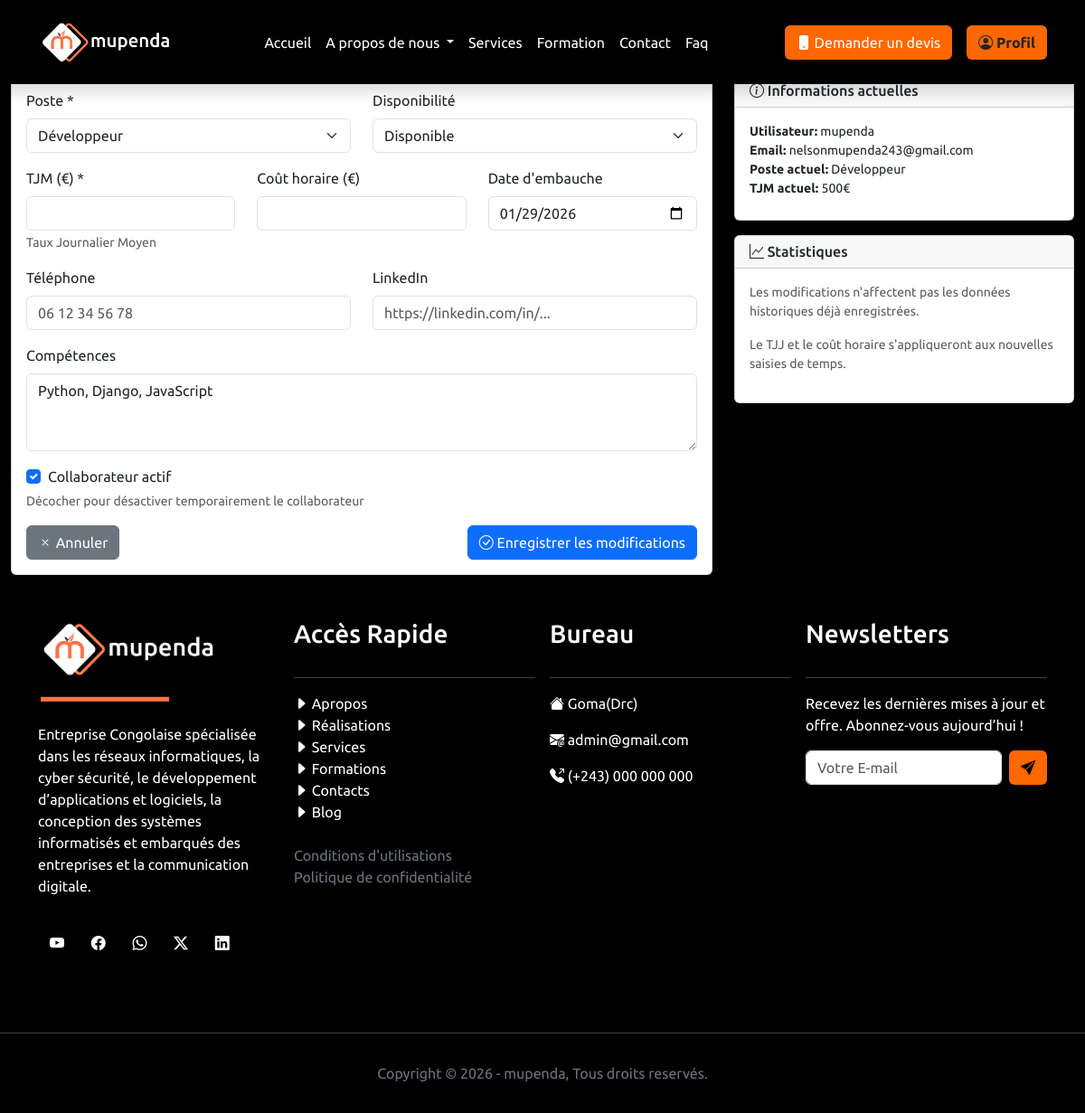
The app's page /administration/collaborateurs/1/modifier/ (signed in) with its own data.
### MupendaApp/models.py (models this page shows, shortened)
class Collaborateur(models.Model):
    POSTE_CHOICES = [
        ('DEVELOPPEUR', 'Développeur'),
        ('DESIGNEUR', 'Designer'),
        ('MANAGER', 'Manager'),
        ('CONSULTANT', 'Consultant'),
        ('TESTEUR', 'Testeur'),
        ('COMMERCIAL', 'Commercial'),
        ('AUTRE', 'Autre'),
    ]
    DISPO_CHOICES = [
        ('DISPONIBLE', 'Disponible'),
        ('OCCUPE', 'Occupé'),
        ('CONGE', 'Congé'),
        ('INDISPONIBLE', 'Indisponible'),
    ]
    user = models.OneToOneField(
        settings.AUTH_USER_MODEL,
        on_delete=models.CASCADE,
        related_name='profil_collaborateur'
    )
    poste = models.CharField(max_length=50, choices=POSTE_CHOICES)
    tjm = models.DecimalField(max_digits=8, decimal_places=2, verbose_name="TJM journalier (€)")
    cout_horaire = models.DecimalField(max_digits=8, decimal_places=2, verbose_name="Coût horaire (€)")
    disponibilite = models.CharField(max_length=20, choices=DISPO_CHOICES, default='DISPONIBLE')
    competences = models.TextField(help_text="Compétences principales")
    date_embauche = models.DateField()
    telephone = models.CharField(max_length=20, blank=True)
    linkedin = models.URLField(blank=True)
    photo = models.ImageField(upload_to='collaborateurs/', blank=True)
    actif = models.BooleanField(default=True)
    cree_le = models.DateTimeField(auto_now_add=True)
    modifie_le = models.DateTimeField(auto_now=True)
    class Meta:
        verbose_name = "Collaborateur"
        verbose_name_plural = "Collaborateurs"

class CustomUser(AbstractUser):
    is_administrateur = models.BooleanField(default=False)
    is_utilisateur = models.BooleanField(default=True)
    photo_profil = models.ImageField(upload_to="static/images", blank=True, null=True)

### MupendaApp/views.py (the view, shortened to what this page needs)
# urls.py: path('administration/collaborateurs/<int:collaborateur_id>/modifier/', views.ModifierCollaborateurView, name='modifier_collaborateur'),
@login_required
def ModifierCollaborateurView(request, collaborateur_id):
    collaborateur = get_object_or_404(Collaborateur, id=collaborateur_id)
    return render(request, 'administration/collaborateurs/modifier_collaborateur.html', {
        'collaborateur': collaborateur,
        'poste_choices': Collaborateur.POSTE_CHOICES,
        'dispo_choices': Collaborateur.DISPO_CHOICES,
    })

### MupendaApp/templates/administration/collaborateurs/modifier_collaborateur.html (shortened to what this page needs)
{% extends "base.html" %}
{% load static %}
{% block content %}
<div class="container-fluid">
    <div class="d-flex justify-content-between align-items-center mb-4">
        <div>
            <h1 class="h3 mb-0">
            </h1>
            <p class="text-muted mb-0">Mettre à jour les informations du collaborateur</p>
        </div>
        <div>
            <a href="{% url 'fiche_collaborateur' collaborateur.id %}" class="btn btn-secondary">
            </a>
        </div>
    </div>
    <div class="row">
        <div class="col-md-8">
            <div class="card">
                <div class="card-body">
                    <form method="post">
                        <div class="row mb-3">
                            <div class="col-md-6">
                                <label for="poste" class="form-label">Poste *</label>
                                <select class="form-select" id="poste" name="poste" required>
                                    {% for poste, label in poste_choices %}
                                        <option value="{{ poste }}" {% if collaborateur.poste == poste %}selected{% endif %}>
                                            {{ label }}
                                        </option>
                                    {% endfor %}
                                </select>
                            </div>
                            <div class="col-md-6">
                                <label for="disponibilite" class="form-label">Disponibilité</label>
                                <select class="form-select" id="disponibilite" name="disponibilite">
                                    {% for dispo, label in dispo_choices %}
                                        <option value="{{ dispo }}" {% if collaborateur.disponibilite == dispo %}selected{% endif %}>
                                            {{ label }}
                                        </option>
                                    {% endfor %}
                                </select>
                            </div>
                        </div>
                        <div class="row mb-3">
                            <div class="col-md-4">
                                <label for="tjm" class="form-label">TJM (€) *</label>
                                <input type="number" class="form-control" id="tjm" name="tjm"
                                       step="1" min="0" required value="{{ collaborateur.tjm }}">
                                <small class="form-text text-muted">Taux Journalier Moyen</small>
                            </div>
                            <div class="col-md-4">
                                <label for="cout_horaire" class="form-label">Coût horaire (€)</label>
                                <input type="number" class="form-control" id="cout_horaire" name="cout_horaire"
                                       step="0.01" min="0" value="{{ collaborateur.cout_horaire }}">
                            </div>
                            <div class="col-md-4">
                                <label for="date_embauche" class="form-label">Date d'embauche</label>
                                <input type="date" class="form-control" id="date_embauche" name="date_embauche"
                                       {% if collaborateur.date_embauche %}value="{{ collaborateur.date_embauche|date:'Y-m-d' }}"{% endif %}>
                            </div>
                        </div>
                        <div class="row mb-3">
                            <div class="col-md-6">
                                <label for="telephone" class="form-label">Téléphone</label>
                                <input type="tel" class="form-control" id="telephone" name="telephone"
                                       value="{{ collaborateur.telephone }}" placeholder="06 12 34 56 78">
                            </div>
                            <div class="col-md-6">
                                <label for="linkedin" class="form-label">LinkedIn</label>
                                <input type="url" class="form-control" id="linkedin" name="linkedin"
                                       value="{{ collaborateur.linkedin }}" placeholder="https://linkedin.com/in/...">
                            </div>
                        </div>
                        <div class="mb-3">
                            <label for="competences" class="form-label">Compétences</label>
                            <textarea class="form-control" id="competences" name="competences" rows="3"
                                      placeholder="Ex: Django, Python, JavaScript, React...">{{ collaborateur.competences }}</textarea>
                        </div>
                        <div class="mb-3">
                            <div class="form-check">
                                <input class="form-check-input" type="checkbox" id="actif" name="actif"
                                       {% if collaborateur.actif %}checked{% endif %}>
                                <label class="form-check-label" for="actif">
                                    Collaborateur actif
                                </label>
                            </div>
                            <small class="form-text text-muted">
                                Décocher pour désactiver temporairement le collaborateur
                            </small>
                        </div>
                        <div class="d-flex justify-content-between">
                            <a href="{% url 'fiche_collaborateur' collaborateur.id %}" class="btn btn-secondary">
                                <i class="bi bi-x"></i> Annuler
                            </a>
                            <button type="submit" class="btn btn-primary">
                                <i class="bi bi-check-circle"></i> Enregistrer les modifications
                            </button>
                        </div>
                    </form>
                </div>
            </div>
        </div>
        <div class="col-md-4">
            <div class="card mb-3">
                <div class="card-header">
                    <h6 class="mb-0">
                        <i class="bi bi-info-circle"></i> Informations actuelles
                    </h6>
                </div>
                <div class="card-body">
                    <p class="small mb-2">
                        <strong>Utilisateur:</strong> {{ collaborateur.user.username }}<br>
                        <strong>Email:</strong> {{ collaborateur.user.email }}<br>
                        <strong>Poste actuel:</strong> {{ collaborateur.get_poste_display }}<br>
                        <strong>TJM actuel:</strong> {{ collaborateur.tjm|floatformat:0 }}€
                    </p>
                </div>
            </div>
            <div class="card">
                <div class="card-header">
                    <h6 class="mb-0">
                        <i class="bi bi-graph-up"></i> Statistiques
                    </h6>
                </div>
                <div class="card-body">
                    <p class="small text-muted">
                        Les modifications n'affectent pas les données historiques déjà enregistrées.
                    </p>
                    <p class="small text-muted">
                        Le TJJ et le coût horaire s'appliqueront aux nouvelles saisies de temps.
                    </p>
                </div>
            </div>
        </div>
    </div>
</div>
{% endblock %}

### records on screen
Collaborateur: poste "Développeur", disponibilite "Disponible", date_embauche "01/29/2026", competences "Python, Django, JavaScript", actif "☑", user.username "mupenda", user.email "nelsonmupenda243@gmail.com", tjm "500"
